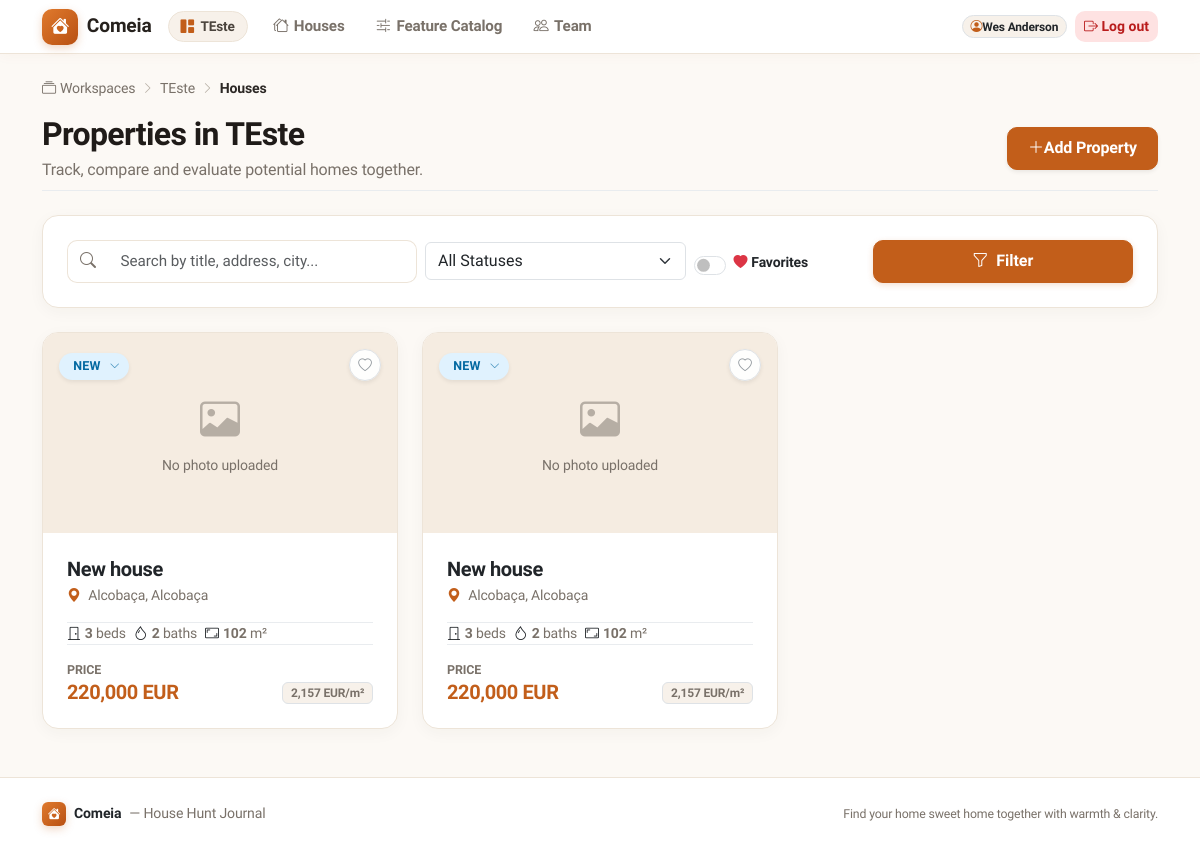
Before: /w/teste/houses/ (signed in) with the older database file.
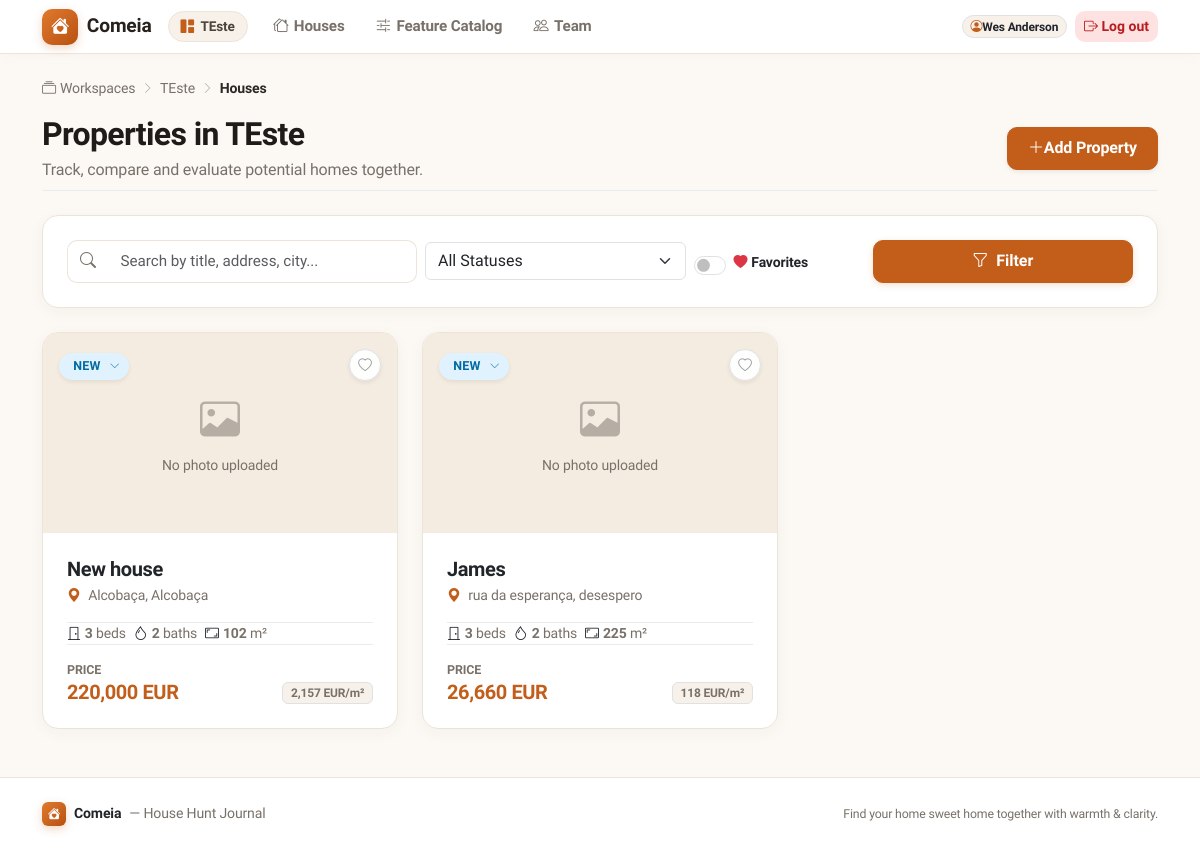
After: the same page with the newer database file.
### properties/models.py (models this page shows, shortened)
class House(models.Model):
    class Status(models.TextChoices):
        NEW = "new", _("New")
        VISITED = "visited", _("Visited")
        SHORTLISTED = "shortlisted", _("Shortlisted")
        REJECTED = "rejected", _("Rejected")
        OFFER = "offer", _("Offer made")
    workspace = models.ForeignKey(
        Workspace, on_delete=models.CASCADE, related_name="houses"
    )
    title = models.CharField(max_length=160)
    address = models.CharField(max_length=255, blank=True)
    city = models.CharField(max_length=120, blank=True)
    country = models.CharField(max_length=120, blank=True)
    price = models.DecimalField(
        max_digits=12, decimal_places=2, null=True, blank=True
    )
    currency = models.CharField(max_length=3, default="EUR")
    property_type = models.CharField(max_length=80, blank=True)
    bedrooms = models.PositiveSmallIntegerField(null=True, blank=True)
    bathrooms = models.PositiveSmallIntegerField(null=True, blank=True)
    area_sqm = models.DecimalField(
        max_digits=8, decimal_places=2, null=True, blank=True
    )
    lot_sqm = models.DecimalField(
        max_digits=10, decimal_places=2, null=True, blank=True
    )
    year_built = models.PositiveSmallIntegerField(null=True, blank=True)
    listing_url = models.URLField(blank=True)
    agent_name = models.CharField(
        max_length=160,
        blank=True,
        help_text=_("Person responsible for the listing (agent, owner, …)."),
    )
    status = models.CharField(
        max_length=16, choices=Status.choices, default=Status.NEW
    )
    created_by = models.ForeignKey(
        settings.AUTH_USER_MODEL,
        on_delete=models.PROTECT,
        related_name="created_houses",
    )
    created_at = models.DateTimeField(auto_now_add=True)
    updated_at = models.DateTimeField(auto_now=True)
    class Meta:
        ordering = ("-created_at",)
        verbose_name = _("house")
        verbose_name_plural = _("houses")
        indexes = [models.Index(fields=["workspace", "status"])]
    @property
    def price_display(self) -> str:
        if self.price is None:
            return "—"
        return f"{self.price:,.0f} {self.currency}"
    @property
    def price_per_sqm(self) -> Decimal | None:
        if self.price is None or self.area_sqm is None:
            return None
        if self.area_sqm <= 0:
            return None
        return (self.price / self.area_sqm).quantize(Decimal("0.01"))
    @property
    def price_per_sqm_display(self) -> str:
        value = self.price_per_sqm
        if value is None:
            return "—"
        return f"{value:,.0f} {self.currency}/m²"
    @property
    def avg_rating(self) -> float | None:
        if hasattr(self, "_avg_rating") and self._avg_rating is not None:
            return round(float(self._avg_rating), 1)
        aggregate = self.ratings.aggregate(avg=Avg("score"))
        return round(float(aggregate["avg"]), 1) if aggregate["avg"] is not None else None
    @property
    def lovable_rating(self) -> float | None:
        if hasattr(self, "_avg_love_score") and self._avg_love_score is not None:
            return round(float(self._avg_love_score), 1)
        aggregate = self.ratings.filter(love_score__isnull=False).aggregate(avg=Avg("love_score"))
        return round(float(aggregate["avg"]), 1) if aggregate["avg"] is not None else None
    @property
    def primary_photo(self) -> "HousePhoto | None":
        photos = list(self.photos.all())
        if not photos:
            return None
        for photo in photos:
            if photo.is_primary:
                return photo
        return photos[0]

### properties/views.py (the view)
class HouseListView(WorkspaceQuerysetMixin, ListView):
    model = House
    template_name = "properties/house_list.html"
    context_object_name = "houses"
    paginate_by = 25
    def get_queryset(self) -> QuerySet[House]:
        queryset = (
            super()
            .get_queryset()
            .annotate(
                _avg_rating=Avg("ratings__score"),
                _avg_love_score=Avg("ratings__love_score"),
            )
            .prefetch_related("photos", "favorites")
        )
        status = self.request.GET.get("status", "").strip()
        if status in House.Status.values:
            queryset = queryset.filter(status=status)
        favorites_param = self.request.GET.get("favorites", "").strip().lower()
        if favorites_param in {"1", "true", "yes"} and self.request.user.is_authenticated:
            queryset = queryset.filter(favorites__user=self.request.user)
        query = self.request.GET.get("q", "").strip()
        if query:
            queryset = queryset.filter(title__icontains=query) | queryset.filter(
                city__icontains=query
            )
        return queryset
    def get_context_data(self, **kwargs: Any) -> dict[str, Any]:
        context = super().get_context_data(**kwargs)
        context["status_choices"] = House.Status.choices
        context["current_status"] = self.request.GET.get("status", "")
        context["query"] = self.request.GET.get("q", "")
        favorites_param = self.request.GET.get("favorites", "").strip().lower()
        context["favorites_only"] = favorites_param in {"1", "true", "yes"}
        if self.request.user.is_authenticated:
            context["user_favorite_house_ids"] = set(
                Favorite.objects.filter(
                    user=self.request.user, house__workspace=self.workspace
                ).values_list("house_id", flat=True)
            )
        else:
            context["user_favorite_house_ids"] = set()
        return context

### accounts/mixins.py (called while the page is built)
    def setup_workspace(
        self, request: HttpRequest, *args: Any, **kwargs: Any
    ) -> HttpResponse | None:
        if not request.user.is_authenticated:
            from django.contrib.auth.views import redirect_to_login
            return redirect_to_login(request.get_full_path())
        slug = kwargs.get("workspace_slug")
        self.workspace = get_object_or_404(Workspace, slug=slug)
        membership = self.workspace.membership_for(request.user)
        if membership is None:
            raise PermissionDenied("You are not a member of this workspace.")
        if self.require_owner and not membership.can_manage:
            raise PermissionDenied("Only owners can do that.")
        if self.require_editor and not membership.can_edit:
            raise PermissionDenied("You need editor rights to do that.")
        self.membership = membership
        return None

    def dispatch(self, request: HttpRequest, *args: Any, **kwargs: Any) -> HttpResponse:
        response = self.setup_workspace(request, *args, **kwargs)
        if response is not None:
            return response
        return super().dispatch(request, *args, **kwargs)

### templates/properties/house_list.html (shortened to what the changed rows need)
{% extends "base.html" %}
{% block content %}
<div class="d-flex flex-column flex-md-row justify-content-between align-items-md-center gap-3 mb-4 pb-2 border-bottom border-light-subtle">
    <div>
        <h1 class="h2 font-heading mb-1">Properties in {{ workspace.name }}</h1>
    </div>
</div>
{% if houses %}
    <div class="row row-cols-1 row-cols-md-2 row-cols-lg-3 g-4 mb-4">
        {% for house in houses %}
            <div class="col">
                <div class="card card-cozy card-cozy-hover h-100 d-flex flex-column overflow-hidden">
                    <div class="position-relative" style="background-color: #f5ece1; min-height: 200px;">
                        {% with photo=house.primary_photo %}
                            {% if photo %}
                                <img src="{{ photo.image.url }}" alt="{{ house.title }}" class="photo-card-img">
                            {% else %}
                                <div class="d-flex flex-column align-items-center justify-content-center text-muted-warm" style="height: 200px;">
                                    <i class="bi bi-image fs-1 opacity-50 mb-1"></i>
                                    <span class="small">No photo uploaded</span>
                                </div>
                            {% endif %}
                        {% endwith %}
                        <div class="position-absolute top-0 start-0 m-3" style="z-index: 2;">
                            {% if membership.can_edit %}
                                <div class="dropdown">
                                    <button class="badge-status badge-status-{{ house.status }} border-0 shadow-sm text-decoration-none" type="button" data-bs-toggle="dropdown" aria-expanded="false" title="Click to change status" style="cursor: pointer;">
                                        <span>{{ house.get_status_display }}</span>
                                        <i class="bi bi-chevron-down ms-1 opacity-75" style="font-size: 0.65rem;"></i>
                                    </button>
                                </div>
                            {% endif %}
                        </div>
                        <div class="position-absolute top-0 end-0 m-3 d-flex align-items-center gap-1.5" style="z-index: 2;">
                            <form method="post" action="{% url 'properties:house_favorite_toggle' workspace.slug house.pk %}" class="d-inline">
                                <button type="submit" class="btn btn-sm btn-white rounded-circle shadow-sm p-0 d-flex align-items-center justify-content-center border" style="width: 32px; height: 32px; background: rgba(255, 255, 255, 0.95);" title="{% if house.pk in user_favorite_house_ids %}Remove from favorites{% else %}Add to favorites{% endif %}">
                                    <i class="bi {% if house.pk in user_favorite_house_ids %}bi-heart-fill text-danger{% else %}bi-heart text-secondary opacity-75{% endif %}" style="font-size: 0.85rem;"></i>
                                </button>
                            </form>
                        </div>
                    </div>
                    <div class="card-body p-4 d-flex flex-column flex-grow-1">
                        <div class="mb-2">
                            <h2 class="h5 font-heading mb-1 text-truncate">
                                <a href="{% url 'properties:house_detail' workspace.slug house.pk %}" class="text-dark text-decoration-none stretched-link">
                                    {{ house.title }}
                                </a>
                            </h2>
                            <div class="text-muted-warm small text-truncate">
                                <i class="bi bi-geo-alt-fill text-primary-warm me-1"></i>
                                {% if house.city or house.address %}
                                    {{ house.address }}{% if house.address and house.city %}, {% endif %}{{ house.city }}
                                {% else %}
                                    <span class="fst-italic">Location not specified</span>
                                {% endif %}
                            </div>
                        </div>
                        <div class="d-flex flex-wrap gap-2 py-2.5 my-2 border-top border-bottom border-light-subtle small text-muted-warm">
                            {% if house.bedrooms %}
                                <span title="Bedrooms"><i class="bi bi-door-closed text-dark me-1"></i><strong>{{ house.bedrooms }}</strong> beds</span>
                            {% endif %}
                            {% if house.bathrooms %}
                                <span title="Bathrooms"><i class="bi bi-droplet text-dark me-1"></i><strong>{{ house.bathrooms }}</strong> baths</span>
                            {% endif %}
                            {% if house.area_sqm %}
                                <span title="Area"><i class="bi bi-aspect-ratio text-dark me-1"></i><strong>{{ house.area_sqm|floatformat:0 }}</strong> m²</span>
                            {% endif %}
                        </div>
                        <div class="mt-auto pt-2 d-flex justify-content-between align-items-end">
                            <div>
                                <div class="text-muted-warm small" style="font-size: 0.78rem; text-transform: uppercase; font-weight: 700;">Price</div>
                                <div class="h5 font-heading text-primary-warm mb-0">
                                    {{ house.price_display }}
                                </div>
                            </div>
                            {% if house.price_per_sqm %}
                                <div class="text-end">
                                    <span class="badge bg-surface text-muted-warm border small">
                                        {{ house.price_per_sqm_display }}
                                    </span>
                                </div>
                            {% endif %}
                        </div>
                    </div>
                </div>
            </div>
        {% endfor %}
    </div>
{% endif %}
{% endblock %}

Changed rows visible on the page:
removed House: status "NEW", title "New house", address "Alcobaça", city "Alcobaça", bedrooms "3", bathrooms "2", area_sqm "102", price_display "220,000 EUR", price_per_sqm_display "2,157 EUR/m²"
added House: status "NEW", title "James", address "rua da esperança", city "desespero", bedrooms "3", bathrooms "2", area_sqm "225", price_display "26,660 EUR", price_per_sqm_display "118 EUR/m²"
